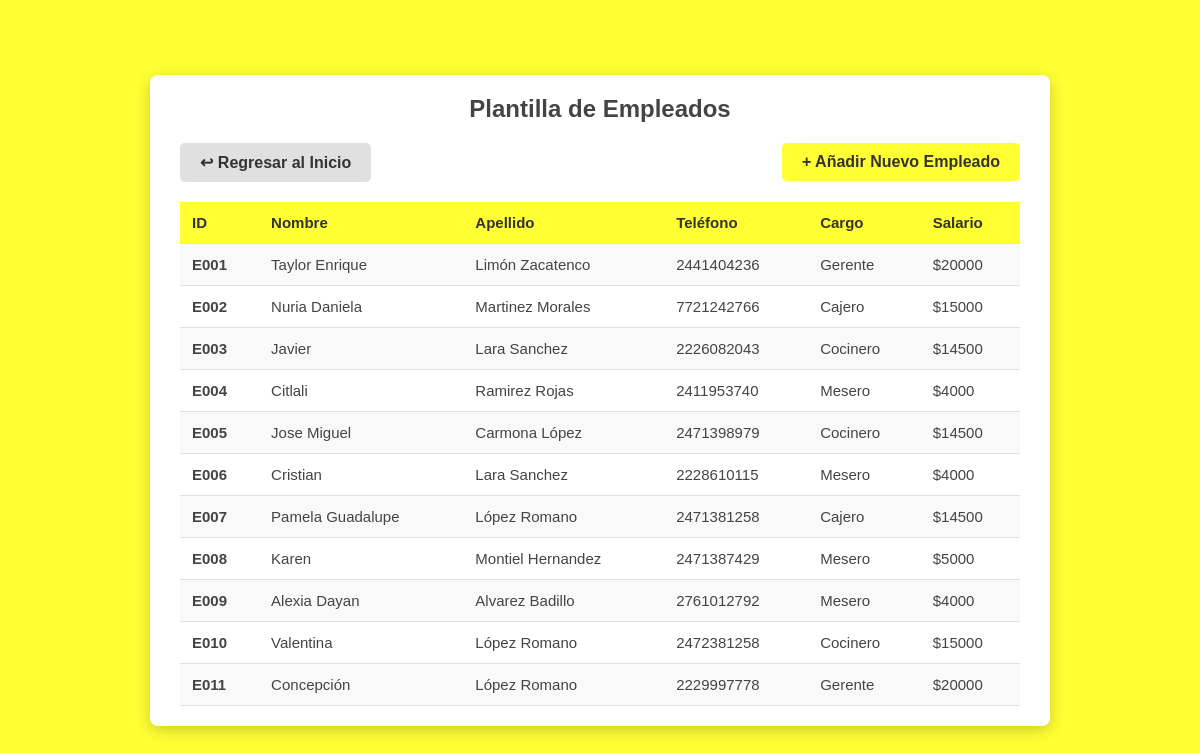
The page /Restaurante/empleados.php on the database its author committed.
### tables this page shows
CREATE TABLE `empleado` (
  `Id_persona` varchar(20) NOT NULL,
  `Cargo` varchar(20) DEFAULT NULL,
  `Salario` varchar(20) DEFAULT NULL
);

CREATE TABLE `persona` (
  `Id_persona` varchar(20) NOT NULL,
  `Nombre` varchar(20) DEFAULT NULL,
  `Apellido` varchar(30) DEFAULT NULL,
  `Telefono` varchar(10) DEFAULT NULL
);

### Restaurante/empleados.php (the view, shortened to what this page needs)
<?php
include 'conexion.php';
?>
<!DOCTYPE html>
<html lang="es">
<head>
    <link rel="stylesheet" href="estilos/style_empleados.css">
</head>
<body>
    <div class="contenedor-tabla">
        <h2>Plantilla de Empleados</h2>
        <div class="acciones-tabla">
            <a href="index.php" class="btn-secundario">↩ Regresar al Inicio</a>
            <a href="nuevo_empleado.php" class="btn-primario">+ Añadir Nuevo Empleado</a>
        </div>
        <table>
            <tr>
                <th>ID</th>
                <th>Nombre</th>
                <th>Apellido</th>
                <th>Teléfono</th>
                <th>Cargo</th>
                <th>Salario</th>
            </tr>
            <?php
            $sql = "SELECT p.Id_persona, p.Nombre, p.Apellido, p.Telefono, e.Cargo, e.Salario
                    FROM Persona p
                    INNER JOIN Empleado e ON p.Id_persona = e.Id_persona";
            $resultado = $conexion->query($sql);
            if($resultado->num_rows > 0) {
                while($fila = $resultado->fetch_assoc()) {
                    echo "<tr>";
                    echo "<td><strong>" . $fila["Id_persona"] . "</strong></td>";
                    echo "<td>" . $fila["Nombre"] . "</td>";
                    echo "<td>" . $fila["Apellido"] . "</td>";
                    echo "<td>" . $fila["Telefono"] . "</td>";
                    echo "<td>" . $fila["Cargo"] . "</td>";
                    echo "<td>$" . $fila["Salario"] . "</td>";
                    echo "</tr>";
                }
            } else {
                echo "<tr><td colspan='6' style='text-align: center; padding: 20px;'>Aún no hay empleados registrados.</td></tr>";
            }
            ?>
        </table>
    </div>
</body>
</html>

### Restaurante/estilos/style_empleados.css (style rules this page uses)
body { background-color: #ffff00cb; font-family: 'Arial', sans-serif; display: flex; justify-content: center; align-items: center; margin: 0; min-height: 100vh; }
.contenedor-tabla { background: #ffffff; padding: 20px 30px; border-radius: 8px; width: 90%; max-width: 900px; box-shadow: 0px 4px 15px rgba(0,0,0,0.2); box-sizing: border-box; margin: 20px; overflow-x: auto; }
.contenedor-tabla h2 { text-align: center; color: #444; margin-top: 0; margin-bottom: 20px; }
.acciones-tabla { display: flex; justify-content: space-between; align-items: center; margin-bottom: 20px; }
.btn-primario, .btn-secundario { display: inline-block; padding: 10px 20px; border-radius: 5px; text-decoration: none; font-size: 16px; font-weight: bold; cursor: pointer; transition: background-color 0.3s; text-align: center; }
.btn-secundario { background-color: #e0e0e0; color: #333; }
.btn-primario { background-color: #ffff00cb; color: #333; }
table { width: 100%; border-collapse: collapse; }
th, td { padding: 12px; text-align: left; border-bottom: 1.5px solid #e1e1e1; color: #444; font-size: 15px; }
th { background-color: #ffff00cb; color: #333; font-weight: 600; }
tr:nth-child(even) { background-color: #f9f9f9; }

### rows shown on the page
empleado: Id_persona.Id_persona "E001", Id_persona.Nombre "Taylor Enrique", Id_persona.Apellido "Limón Zacatenco", Id_persona.Telefono "2441404236", Cargo "Gerente", Salario "20000"
empleado: Id_persona.Id_persona "E002", Id_persona.Nombre "Nuria Daniela", Id_persona.Apellido "Martinez Morales", Id_persona.Telefono "7721242766", Cargo "Cajero", Salario "15000"
empleado: Id_persona.Id_persona "E003", Id_persona.Nombre "Javier", Id_persona.Apellido "Lara Sanchez", Id_persona.Telefono "2226082043", Cargo "Cocinero", Salario "14500"
empleado: Id_persona.Id_persona "E004", Id_persona.Nombre "Citlali", Id_persona.Apellido "Ramirez Rojas", Id_persona.Telefono "2411953740", Cargo "Mesero", Salario "4000"
empleado: Id_persona.Id_persona "E005", Id_persona.Nombre "Jose Miguel", Id_persona.Apellido "Carmona López", Id_persona.Telefono "2471398979", Cargo "Cocinero", Salario "14500"
empleado: Id_persona.Id_persona "E006", Id_persona.Nombre "Cristian", Id_persona.Apellido "Lara Sanchez", Id_persona.Telefono "2228610115", Cargo "Mesero", Salario "4000"
empleado: Id_persona.Id_persona "E007", Id_persona.Nombre "Pamela Guadalupe", Id_persona.Apellido "López Romano", Id_persona.Telefono "2471381258", Cargo "Cajero", Salario "14500"
empleado: Id_persona.Id_persona "E008", Id_persona.Nombre "Karen", Id_persona.Apellido "Montiel Hernandez", Id_persona.Telefono "2471387429", Cargo "Mesero", Salario "5000"
empleado: Id_persona.Id_persona "E009", Id_persona.Nombre "Alexia Dayan", Id_persona.Apellido "Alvarez Badillo", Id_persona.Telefono "2761012792", Cargo "Mesero", Salario "4000"
empleado: Id_persona.Id_persona "E010", Id_persona.Nombre "Valentina", Id_persona.Apellido "López Romano", Id_persona.Telefono "2472381258", Cargo "Cocinero", Salario "15000"
empleado: Id_persona.Id_persona "E011", Id_persona.Nombre "Concepción", Id_persona.Apellido "López Romano", Id_persona.Telefono "2229997778", Cargo "Gerente", Salario "20000"
